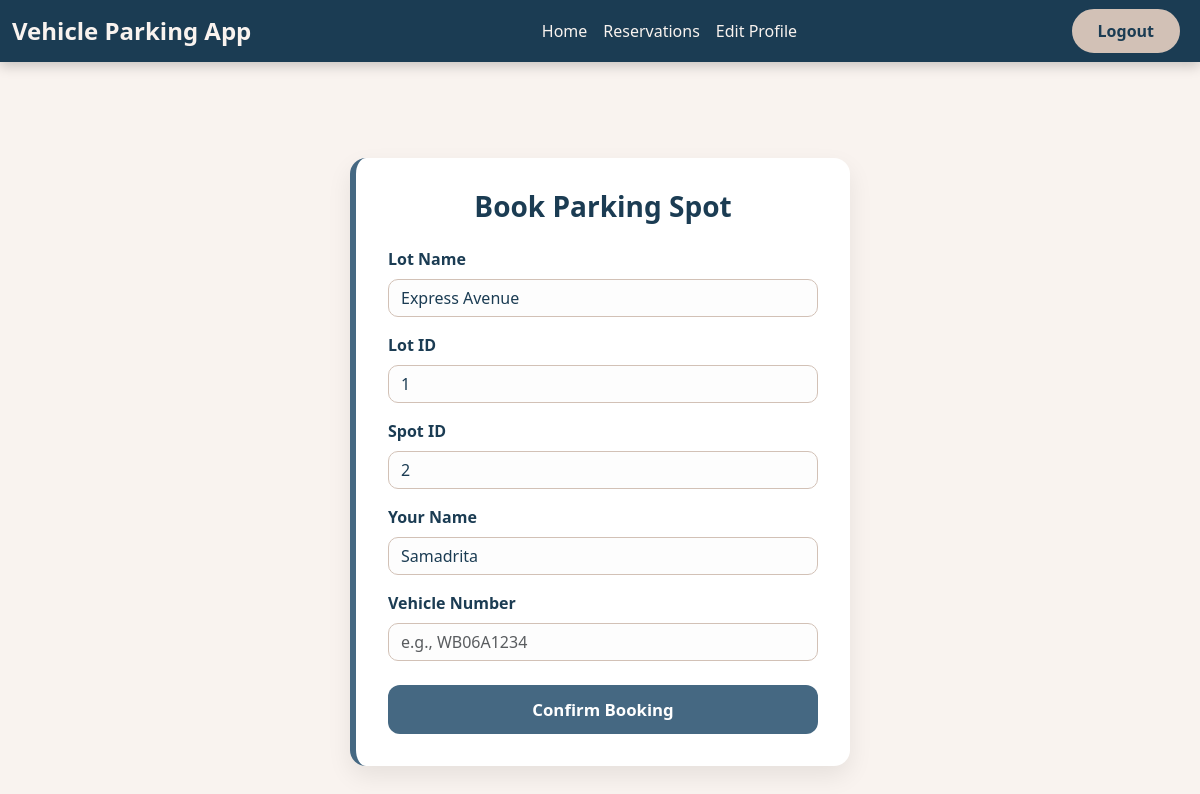
Before: /user_dashboard/book/1 (signed in) with the older database file.
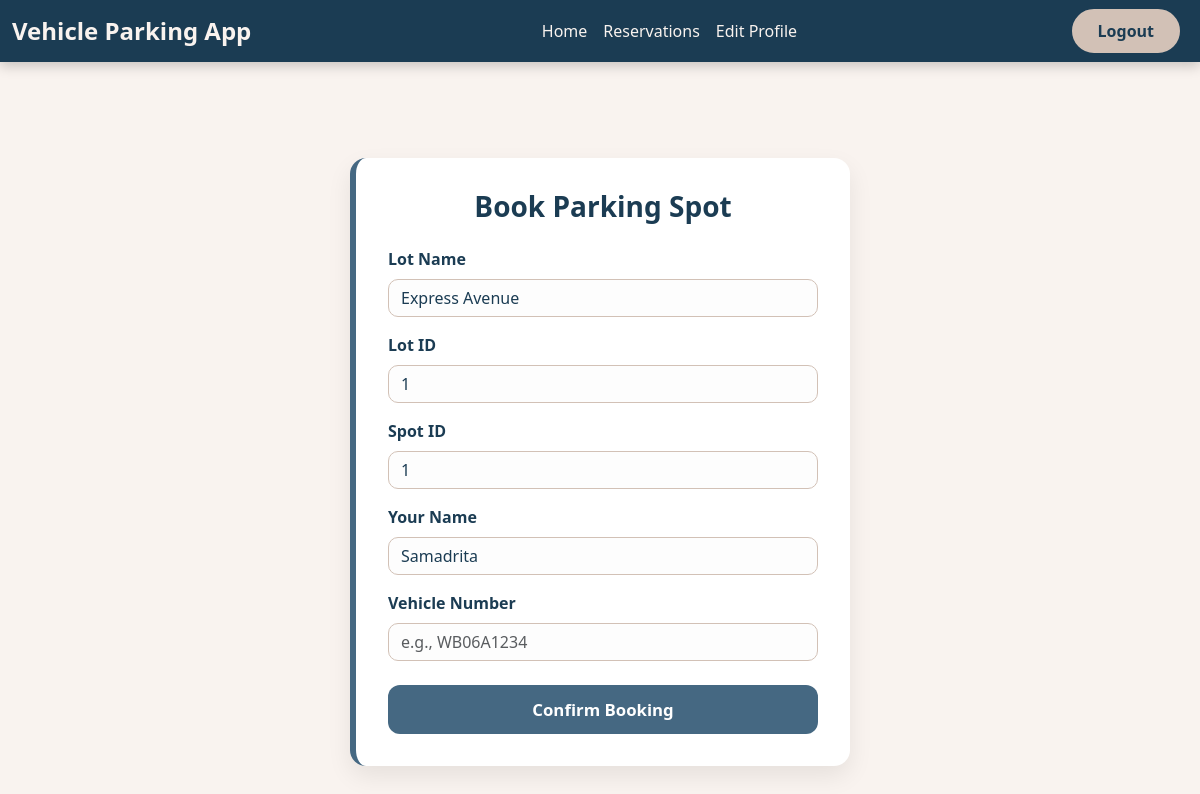
After: the same page with the newer database file.
### models.py (models this page shows)
class Parking_Spot(db.Model):
    __tablename__ = 'parking_spot'
    id = db.Column(db.Integer, primary_key=True)
    lot_id = db.Column(db.Integer, db.ForeignKey('parking_lot.id'), nullable=False)
    status = db.Column(db.String(1), default='A', nullable=False)
    reservations = db.relationship('Reservation', backref='parking_spot', lazy=True)

### routes.py (the view, shortened to what this page needs)
@app.route('/user_dashboard/book/<int:lot_id>', methods=['GET', 'POST'])
@auth_required
def book_parking_spot(lot_id):
    lot = Parking_Lot.query.get_or_404(lot_id)
    user = User.query.get(session['user_id'])
    spot = Parking_Spot.query.filter_by(lot_id=lot_id, status='A').first()
    return render_template('book_parking_spot.html', lot=lot, user=user, spot=spot)

### routes.py (called while the page is built)
def auth_required(func):
    @wraps(func)
    def inner(*args, **kwargs):
        if 'user_id' in session:
            return func(*args, **kwargs)
        else:
            flash('You need to log in first', 'danger')
            return redirect(url_for('user_login'))
    return inner

### templates/book_parking_spot.html (shortened to what this page needs)
{% extends 'layout.html' %}
{% block navbar %}
    {% include 'user_navbar.html' %}
{% endblock navbar %}
{% block content %}
<div class="container d-flex justify-content-center align-items-center book-container">
    <div class="book-card text-center">
        <h2 class="form-title mb-4">Book Parking Spot</h2>
        <form method="POST" action="">
            <div class="mb-3 text-start">
                <label class="form-label">Lot Name</label>
                <input type="text" class="form-control" name="lot_name" value="{{ lot.prime_location_name }}" readonly>
            </div>
            <div class="mb-3 text-start">
                <label class="form-label">Lot ID</label>
                <input type="text" class="form-control" name="lot_id" value="{{ lot.id }}" readonly>
            </div>
            <div class="mb-3 text-start">
                <label for="spot_id" class="form-label">Spot ID</label>
                <input type="number" class="form-control" id="spot_id" name="spot_id"
                       value="{{ spot.id if spot else 'N/A' }}" readonly>
            </div>
            <div class="mb-3 text-start">
                <label class="form-label">Your Name</label>
                <input type="text" class="form-control" name="user_name" value="{{ user.name }}" readonly>
            </div>
            <div class="mb-4 text-start">
                <label for="vehicle_number" class="form-label">Vehicle Number</label>
                <input type="text" class="form-control" id="vehicle_number" name="vehicle_number" placeholder="e.g., WB06A1234" required>
            </div>
            <div class="d-grid">
                <button type="submit" class="btn btn-save">Confirm Booking</button>
            </div>
        </form>
    </div>
</div>
{% endblock content %}

Changed rows visible on the page:
no longer on this page (row unchanged): Parking_Spot: spot_id "2"
now on this page (row edited): Parking_Spot: spot_id "1"
